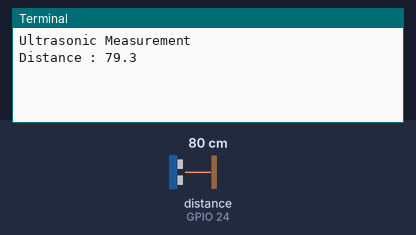
Bench run of a program on a simulated Raspberry Pi (BCM pin numbers). Shown: the last lines printed to the terminal. The test bench sets the inputs (shaded band); at power-on: distance to the obstacle (sensor on GPIO 24) 80 cm. The echo pulse lasts 58.3 µs per cm; the clock reads 2024-03-15 10:24:30 at power-on unless the program sets it.

Above: at 1.7 s.
1.8 s: distance to the obstacle (sensor on GPIO 24) set to 2 cm
At 6.2 s:
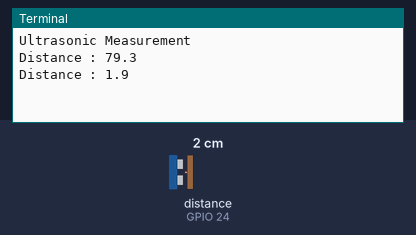
7.8 s: distance to the obstacle (sensor on GPIO 24) set to 4 cm
At 11.3 s:
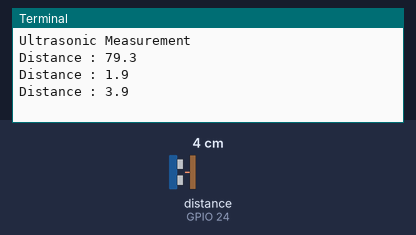
Timing chart, 0 to 12.8 s (numbered marks = the images above; inputs shaded):
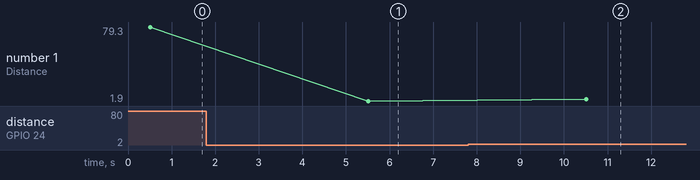

Measured:
- after the input at 1.8 s, the terminal: prints a new line after 3.7 s (image 1)
- after the input at 7.8 s, the terminal: prints a new line after 2.7 s (image 2)
- plotted number 1: 79.3 → 1.9 after the input at 1.8 s, 1.9 → 3.9 after the input at 7.8 s

The program:

ultrasonic_1.py
```python
# ultrasonic_1.py
# Measure distance using an ultrasonic module
#
# Author : Matt Hawkins
# Date   : 09/01/2013

# Import required Python libraries
import time
import RPi.GPIO as GPIO

# Use BCM GPIO references
# instead of physical pin numbers
GPIO.setmode(GPIO.BCM)

# Define GPIO to use on Pi
GPIO_TRIGGER = 23
GPIO_ECHO = 24

print("Ultrasonic Measurement")

# Set pins as output and input
GPIO.setup(GPIO_TRIGGER,GPIO.OUT)  # Trigger
GPIO.setup(GPIO_ECHO,GPIO.IN)      # Echo

# Set trigger to False (Low)
GPIO.output(GPIO_TRIGGER, False)

# Allow module to settle
time.sleep(0.5)

while True:
      # Send 10us pulse to trigger
      GPIO.output(GPIO_TRIGGER, True)
      time.sleep(0.00001)
      GPIO.output(GPIO_TRIGGER, False)
      start = time.time()
      while GPIO.input(GPIO_ECHO)==0:
        start = time.time()

      while GPIO.input(GPIO_ECHO)==1:
        stop = time.time()

      # Calculate pulse length
      elapsed = stop-start

      # Distance pulse travelled in that time is time
      # multiplied by the speed of sound (cm/s)
      distance = elapsed * 34000

      # That was the distance there and back so halve the value
      distance = distance / 2

      print("Distance : %.1f" % distance)
      time.sleep(5)

# Reset GPIO settings
GPIO.cleanup()
```
